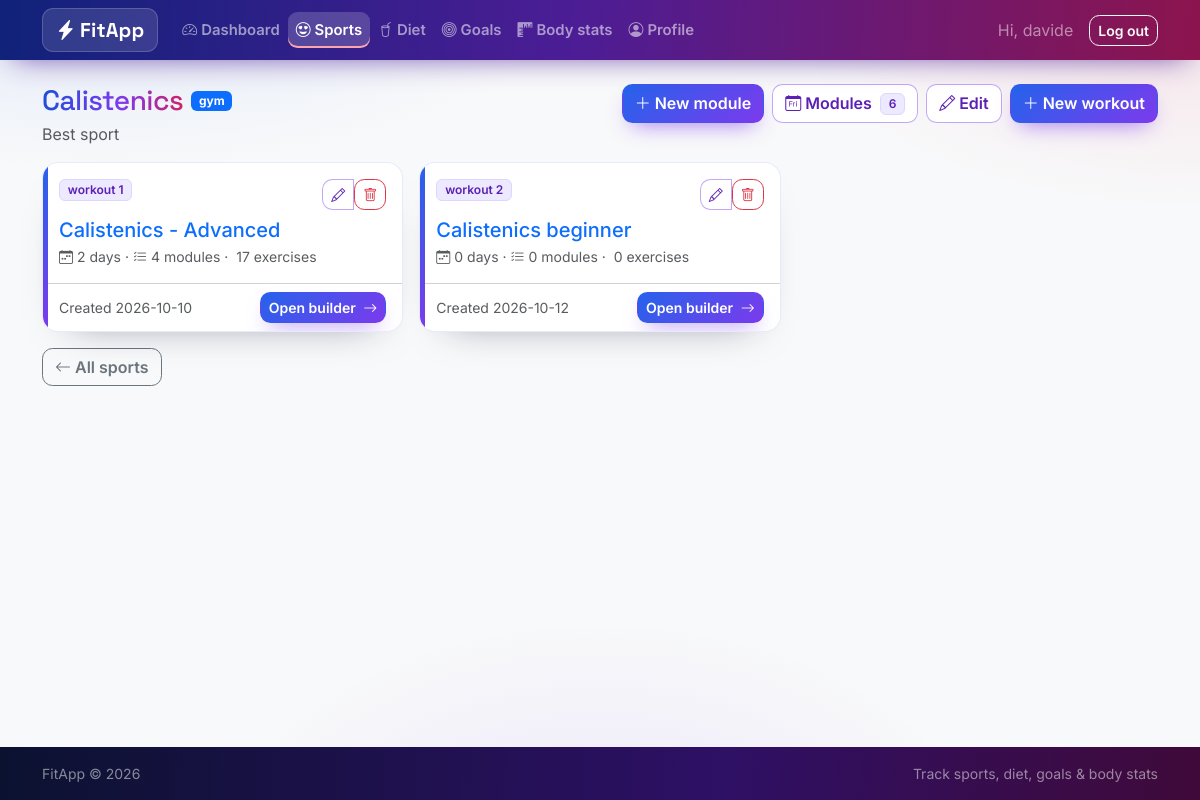
The app's page /sports/1 (signed in) with its own data.
### tables this page shows
CREATE TABLE users (
    id            INTEGER PRIMARY KEY AUTOINCREMENT,
    username      TEXT UNIQUE NOT NULL,
    email         TEXT UNIQUE NOT NULL,
    password_hash TEXT NOT NULL,
    height_cm     REAL,
    birth_date    TEXT,
    sex           TEXT,
    created_at    TEXT NOT NULL DEFAULT (datetime('now'))
, role TEXT NOT NULL DEFAULT 'user');

CREATE TABLE sports (
    id         INTEGER PRIMARY KEY AUTOINCREMENT,
    user_id    INTEGER NOT NULL REFERENCES users (id) ON DELETE CASCADE,
    name       TEXT NOT NULL,
    sport_type TEXT NOT NULL CHECK (sport_type IN ('gym', 'cardio', 'hybrid')),
    notes      TEXT,
    created_at TEXT NOT NULL DEFAULT (datetime('now'))
);

CREATE TABLE workouts (
    id         INTEGER PRIMARY KEY AUTOINCREMENT,
    sport_id   INTEGER NOT NULL REFERENCES sports (id) ON DELETE CASCADE,
    position   INTEGER NOT NULL DEFAULT 0,
    name       TEXT NOT NULL,
    notes      TEXT,
    created_at TEXT NOT NULL DEFAULT (datetime('now'))
);

### fitapp/routes/sports.py (the view)
@bp.route("/<int:sport_id>")
@login_required
def detail(sport_id):
    sport = _get_sport(sport_id)
    db = get_db()
    workouts = _workout_stats(db, sport_id)
    modules = _sport_library(db, sport_id)
    return render_template(
        "sports/detail.html", sport=sport, workouts=workouts,
        modules=modules, module_count=len(modules),
    )

### fitapp/__init__.py (called while the page is built)
def create_app(config_overrides=None):
    app = Flask(__name__, instance_relative_config=True)
    Path(app.instance_path).mkdir(parents=True, exist_ok=True)
    app.config.from_mapping(
        SECRET_KEY=os.environ.get("FITAPP_SECRET_KEY", "dev-secret-change-me"),
        DATABASE=os.path.join(app.instance_path, "fitapp.db"),
    )
    if config_overrides:
        app.config.update(config_overrides)
    db.init_app(app)
    app.register_blueprint(auth_bp)
    app.register_blueprint(admin_bp)
    app.register_blueprint(dashboard_bp)
    app.register_blueprint(profile_bp)
    app.register_blueprint(sports_bp)
    app.register_blueprint(diets_bp)
    app.register_blueprint(goals_bp)
    app.register_blueprint(stats_bp)
    with app.app_context():
        db.init_db()
    @app.context_processor
    def inject_year():
        return {"now_year": dt.date.today().year}
    return app

### fitapp/auth.py (called while the page is built)
def load_current_user():
    user_id = session.get("user_id")
    if user_id is None:
        g.user = None
    else:
        g.user = get_db().execute(
            "SELECT * FROM users WHERE id = ?", (user_id,)
        ).fetchone()
    return g.user

def login_required(view):
    @wraps(view)
    def wrapped(*args, **kwargs):
        if load_current_user() is None:
            flash("Please log in to access this page.", "warning")
            return redirect(url_for("auth.login", next=request.path))
        return view(*args, **kwargs)
    return wrapped

@bp.before_app_request
def _load_user():
    load_current_user()

### fitapp/db.py (called while the page is built)
def get_db():
    if "db" not in g:
        g.db = sqlite3.connect(
            current_app.config["DATABASE"],
            detect_types=sqlite3.PARSE_DECLTYPES,
        )
        g.db.row_factory = sqlite3.Row
        g.db.execute("PRAGMA foreign_keys = ON")
    return g.db

### fitapp/routes/sports.py (called while the page is built)
def _get_sport(sport_id):
    sport = get_db().execute(
        "SELECT * FROM sports WHERE id = ? AND user_id = ?",
        (sport_id, g.user["id"]),
    ).fetchone()
    if sport is None:
        abort(404)
    return sport

### fitapp/templates/sports/detail.html (shortened to what this page needs)
{% extends "base.html" %}
{% block content %}
<div class="d-flex flex-wrap justify-content-between align-items-start mb-3 gap-2">
  <div>
    <div class="d-flex align-items-center gap-2">
      <h1 class="h3 mb-0">{{ sport['name'] }}</h1>
      <span class="badge
        {% if sport['sport_type'] == 'gym' %}text-bg-primary
        {% elif sport['sport_type'] == 'cardio' %}text-bg-danger
        {% else %}text-bg-dark{% endif %}">{{ sport['sport_type'] }}</span>
    </div>
    {% if sport['notes'] %}<p class="text-muted mb-0 mt-1">{{ sport['notes'] }}</p>{% endif %}
  </div>
  <div class="d-flex flex-wrap gap-2">
    <a class="btn btn-success" href="{{ url_for('sports.module_new', sport_id=sport['id']) }}">
      <i class="bi bi-plus-lg me-1"></i>New module
    </a>
    <button class="btn btn-outline-success" type="button" data-bs-toggle="collapse"
            data-bs-target="#sportModules" aria-expanded="false" aria-controls="sportModules">
      <i class="bi bi-calendar-day me-1"></i>Modules
      <span class="badge text-bg-light border ms-1">{{ module_count }}</span>
    </button>
    <a class="btn btn-outline-success" href="{{ url_for('sports.edit', sport_id=sport['id']) }}">
      <i class="bi bi-pencil me-1"></i>Edit
    </a>
    <a class="btn btn-success" href="{{ url_for('sports.workout_new', sport_id=sport['id']) }}">
      <i class="bi bi-plus-lg me-1"></i>New workout
    </a>
  </div>
</div>
<div class="row g-3">
  {% for w in workouts %}
  <div class="col-md-6 col-xl-4">
    <div class="card stat-card h-100">
      <div class="card-body">
        <div class="d-flex justify-content-between align-items-start mb-2">
          <span class="badge text-bg-light border">workout {{ loop.index }}</span>
          <div class="btn-group">
            <a class="btn btn-sm btn-outline-success" href="{{ url_for('sports.workout_edit', sport_id=sport['id'], workout_id=w['id']) }}">
              <i class="bi bi-pencil"></i>
            </a>
            <form class="d-inline" action="{{ url_for('sports.workout_delete', sport_id=sport['id'], workout_id=w['id']) }}"
                  method="post" onsubmit="return confirm('Delete this workout and all its days and modules?');">
              <button class="btn btn-sm btn-outline-danger" type="submit"><i class="bi bi-trash"></i></button>
            </form>
          </div>
        </div>
        <h2 class="h5 mb-1">
          <a class="text-decoration-none" href="{{ url_for('sports.workout_detail', sport_id=sport['id'], workout_id=w['id']) }}">{{ w['name'] }}</a>
        </h2>
        <div class="small text-muted">
          <i class="bi bi-calendar-week me-1"></i>{{ w['day_count'] }} day{{ 's' if w['day_count'] != 1 }}
          &middot; <i class="bi bi-list-check me-1"></i>{{ w['module_count'] }} module{{ 's' if w['module_count'] != 1 }}
          &middot; {{ w['exercise_count'] }} exercise{{ 's' if w['exercise_count'] != 1 }}
        </div>
      </div>
      <div class="card-footer bg-white d-flex justify-content-between align-items-center">
        <small class="text-muted">Created {{ w['created_at'][:10] }}</small>
        <a class="btn btn-sm btn-success" href="{{ url_for('sports.workout_detail', sport_id=sport['id'], workout_id=w['id']) }}">
          Open builder <i class="bi bi-arrow-right ms-1"></i>
        </a>
      </div>
    </div>
  </div>
  {% endfor %}
</div>
<div class="mt-3">
  <a class="btn btn-outline-secondary" href="{{ url_for('sports.index') }}">
    <i class="bi bi-arrow-left me-1"></i>All sports
  </a>
</div>
{% endblock %}

### fitapp/templates/base.html (shortened to what this page needs)
<!doctype html>
<html lang="en" data-bs-theme="light">
<head>
  <link href="https://cdn.jsdelivr.net/npm/bootstrap@5.3.3/dist/css/bootstrap.min.css" rel="stylesheet">
  <link href="https://cdn.jsdelivr.net/npm/bootstrap-icons@1.11.3/font/bootstrap-icons.min.css" rel="stylesheet">
  <link href="{{ url_for('static', filename='css/style.css') }}" rel="stylesheet">
</head>
<body class="d-flex flex-column min-vh-100 bg-light">
<nav class="navbar navbar-expand-lg navbar-dark navbar-fitapp sticky-top">
  <div class="container">
    <a class="navbar-brand fw-bold" href="{{ url_for('dashboard.index') }}">
      <i class="bi bi-lightning-charge-fill me-1"></i>FitApp
    </a>
    <div class="collapse navbar-collapse" id="mainNav">
      {% if g.user %}
      <ul class="navbar-nav me-auto">
        <li class="nav-item"><a class="nav-link {% if request.endpoint == 'dashboard.index' %}active{% endif %}"
           href="{{ url_for('dashboard.index') }}"><i class="bi bi-speedometer2 me-1"></i>Dashboard</a></li>
        <li class="nav-item"><a class="nav-link {% if request.endpoint and request.endpoint.startswith('sports.') %}active{% endif %}"
           href="{{ url_for('sports.index') }}"><i class="bi bi-emoji-heart-eyes me-1"></i>Sports</a></li>
        <li class="nav-item"><a class="nav-link {% if request.endpoint and request.endpoint.startswith('diets.') %}active{% endif %}"
           href="{{ url_for('diets.index') }}"><i class="bi bi-cup-straw me-1"></i>Diet</a></li>
        <li class="nav-item"><a class="nav-link {% if request.endpoint and request.endpoint.startswith('goals.') %}active{% endif %}"
           href="{{ url_for('goals.index') }}"><i class="bi bi-bullseye me-1"></i>Goals</a></li>
        <li class="nav-item"><a class="nav-link {% if request.endpoint and request.endpoint.startswith('stats.') %}active{% endif %}"
           href="{{ url_for('stats.index') }}"><i class="bi bi-rulers me-1"></i>Body stats</a></li>
        <li class="nav-item"><a class="nav-link {% if request.endpoint and request.endpoint.startswith('profile.') %}active{% endif %}"
           href="{{ url_for('profile.index') }}"><i class="bi bi-person-circle me-1"></i>Profile</a></li>
      </ul>
      <div class="d-flex align-items-center">
        <span class="navbar-text me-3 text-white-50">Hi, {{ g.user['username'] }}</span>
        <form action="{{ url_for('auth.logout') }}" method="post" class="m-0">
          <button class="btn btn-outline-light btn-sm" type="submit">Log out</button>
        </form>
      </div>
      {% endif %}
    </div>
  </div>
</nav>
<main class="container py-4 flex-grow-1">
  {% block content %}{% endblock %}
</main>
<footer class="bg-dark text-white-50 py-3 mt-auto">
  <div class="container small d-flex justify-content-between">
    <span>FitApp &copy; {{ now_year if now_year else '2026' }}</span>
    <span>Track sports, diet, goals &amp; body stats</span>
  </div>
</footer>
</body>
</html>

### fitapp/static/css/style.css (style rules this page uses)
:root { --fa-blue: #2563eb; --fa-blue-deep: #1d4ed8; --fa-violet: #7c3aed; --fa-violet-deep: #5b21b6; --fa-red: #ef4444; --fa-rose: #e11d48; --fa-ink: #0b1230; --grad-main: linear-gradient(135deg, #2563eb 0%, #7c3aed 55%, #e11d48 120%); --grad-btn: linear-gradient(135deg, #2563eb 0%, #7c3aed 100%); --grad-btn-hover: linear-gradient(135deg, #1d4ed8 0%, #6d28d9 100%); --grad-fire: linear-gradient(135deg, #7c3aed 0%, #e11d48 100%); --font-display: "Space Grotesk", "Inter", system-ui, sans-serif; --font-body: "Inter", system-ui, -apple-system, "Segoe UI", sans-serif; }
* { -webkit-tap-highlight-color: transparent; }
body { font-family: var(--font-body); background-color: #f3f5ff; background-image: radial-gradient(900px 420px at 8% -10%, rgba(37, 99, 235, .14), transparent 60%), radial-gradient(760px 380px at 100% 0%, rgba(225, 29, 72, .10), transparent 55%), radial-gradient(700px 500px at 50% 115%, rgba(124, 58, 237, .12), transparent 60%); background-attachment: fixed; }
main h1, .h3, .h4 { font-family: var(--font-display); letter-spacing: -.02em; }
main > h1, h1.h3 { background: linear-gradient(95deg, #1d4ed8 0%, #7c3aed 55%, #e11d48 110%); -webkit-background-clip: text; background-clip: text; color: transparent; display: inline-block; }
.navbar-fitapp { background-image: linear-gradient(95deg, #10227a 0%, #4c1d95 48%, #9f1239 115%); box-shadow: 0 10px 30px -14px rgba(76, 29, 149, .85); }
.navbar-fitapp .navbar-brand { font-family: var(--font-display); font-weight: 700; letter-spacing: .01em; background: rgba(255, 255, 255, .12); border: 1px solid rgba(255, 255, 255, .18); padding: .38rem .8rem; border-radius: .7rem; backdrop-filter: blur(6px); }
.navbar-fitapp .nav-link { font-weight: 600; font-size: .93rem; border-radius: .6rem; padding: .45rem .8rem; transition: background-color .2s ease, transform .2s ease; }
.navbar-fitapp .nav-link.active { background-color: rgba(255, 255, 255, .18); box-shadow: inset 0 -2px 0 #fda4af; }
.btn { font-weight: 600; border-radius: .65rem; transition: transform .15s ease, box-shadow .2s ease, filter .2s ease; }
.btn-success, .btn-success:hover, .btn-success:focus, .btn-success:active { color: #fff; border-color: transparent; background-color: transparent; background-image: var(--grad-btn); box-shadow: 0 10px 22px -10px rgba(124, 58, 237, .75); }
.btn-outline-success, .btn-outline-success:hover, .btn-outline-success:focus { color: var(--fa-violet-deep); border-color: rgba(124, 58, 237, .45); background-color: #fff; }
.card { border-radius: 1rem; border: 1px solid rgba(99, 102, 241, .14); box-shadow: 0 18px 40px -30px rgba(15, 23, 60, .55); transition: transform .2s ease, box-shadow .25s ease; }
.stat-card { overflow: hidden; position: relative; }
.stat-card::before { content: ""; position: absolute; inset: 0 auto 0 0; width: 5px; background: var(--grad-btn); }
.badge.text-bg-light { background: #ede9fe !important; color: #5b21b6 !important; border: 1px solid #ddd6fe !important; font-weight: 600; }
footer { background: linear-gradient(95deg, #0b1230 0%, #2e1065 60%, #4c0519 130%) !important; color: rgba(255, 255, 255, .55) !important; }

### records on screen
users: user.username "davide"
sports: sport_type "gym", notes "Best sport"
workouts: name "Calistenics - Advanced", day_count "2", day_count "s", module_count "4", module_count "s", exercise_count "17", exercise_count "s", created_at "2026-10-10"
workouts: name "Calistenics beginner", day_count "0", day_count "s", module_count "0", module_count "s", exercise_count "0", exercise_count "s", created_at "2026-10-12"

### other values on screen
{{ module_count }} "6"
